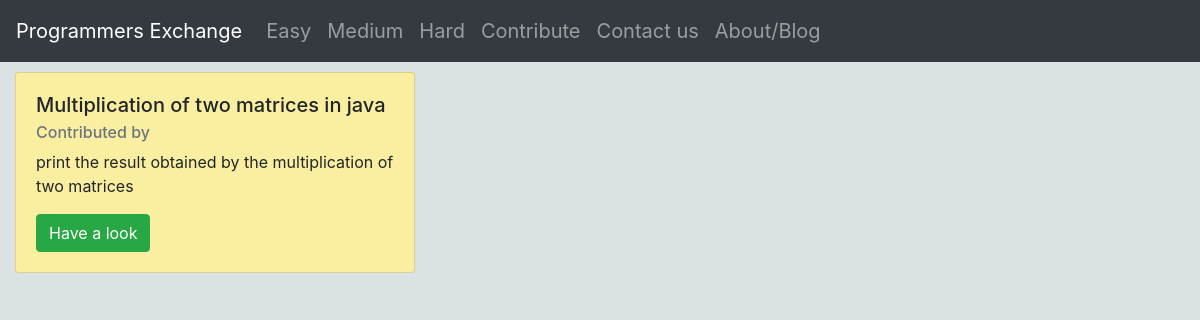
The app's page /hard with its own data.
### PE/models.py (models this page shows, shortened)
class Problem(models.Model):
    id=models.AutoField(primary_key=True)
    name=models.CharField(max_length=30)
    title=models.CharField(max_length=200)
    difficulty=models.CharField(max_length=10)
    description=models.TextField()
    solution=models.TextField()
    code=models.TextField()

### PE/views.py (the view)
class Hard(generic.ListView):
    template_name='hard.html'
    def get_queryset(self):
        return Problem.objects.filter(difficulty='hard')

### templates/hard.html (shortened to what this page needs)
{% include 'app.html' %}
<head>
    <link href="//maxcdn.bootstrapcdn.com/bootstrap/4.1.1/css/bootstrap.min.css" rel="stylesheet" id="bootstrap-css">
  </head>
  <body style="width: 100%; height:100%; overflow-x:hidden;background-color: #dae2e3;">
      {% block content %}
      <div class="row">
      {% for i in object_list %}
               <div class="column">
                <div class="card" style="width: 25em; margin:10px 0px 0px 30px;background-color: #faefa0;">
                    <div class="card-body">
                      <h5 class="card-title">{{i.title}}</h5>
                      <h6 class="card-subtitle mb-2 text-muted">Contributed by {{i.contributor}}</h6>
                      <p class="card-text">{{i.description}}</p>
                      <a href="{% url 'detail' i.id %}"><input class="btn btn-success" type="submit" value="Have a look"></a>
                    </div>
                  </div>
                </div>
    {%endfor%}
      {%endblock %}
</body>

### records on screen
Problem: title "Multiplication of two matrices in java", description "print the result obtained by the multiplication of two matrices"
